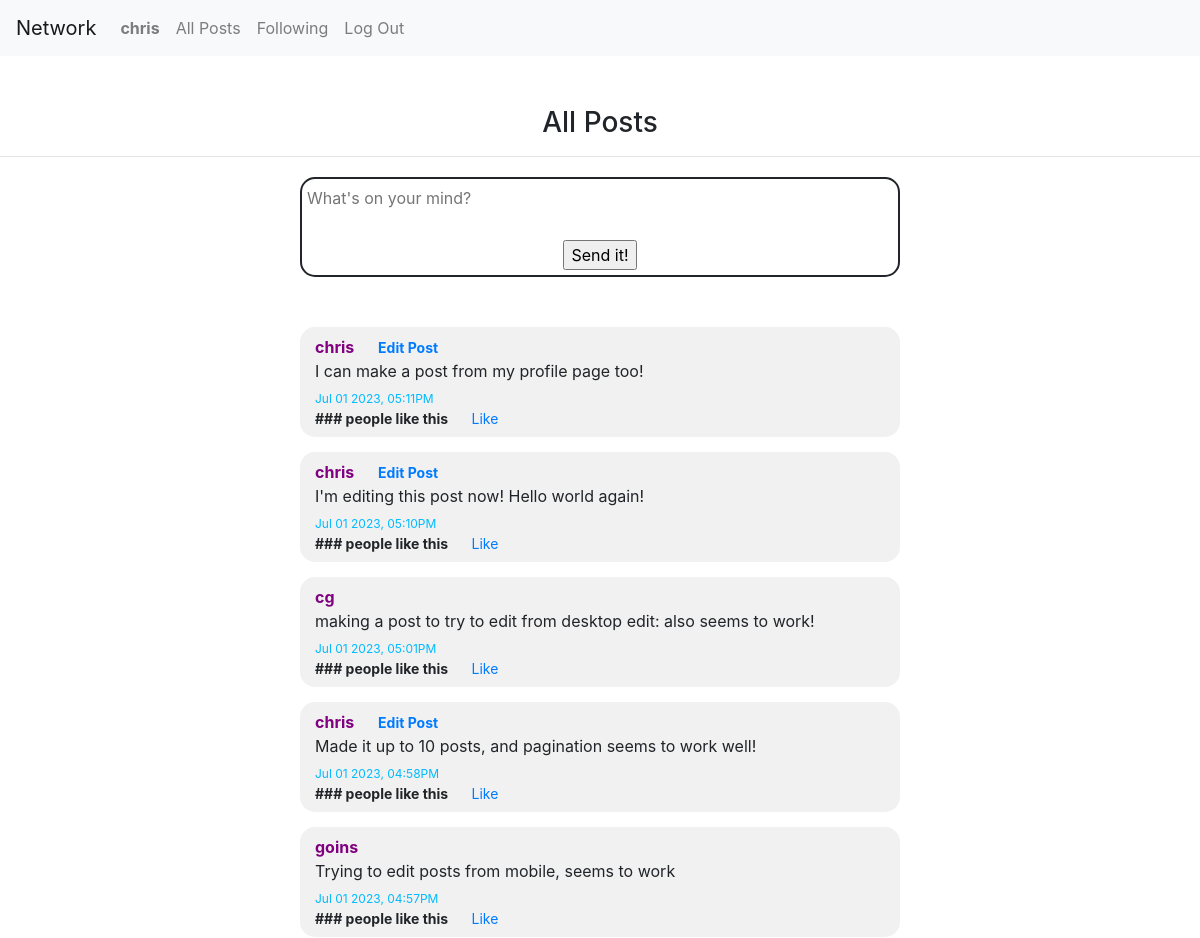
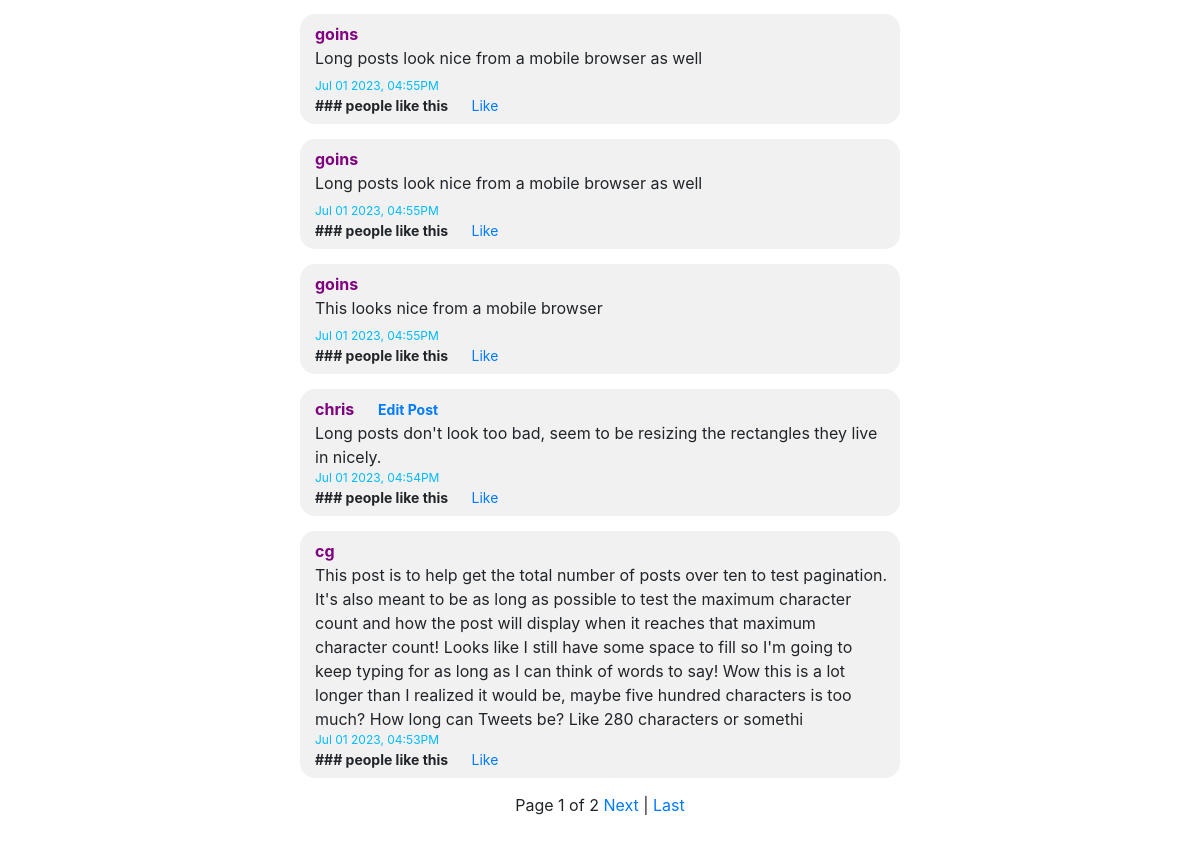
Screenshot of / (signed in) with the database file from the repository (2 pictures, top to bottom).
### network/models.py (models this page shows, shortened)
class User(AbstractUser):
    def __str__(self):
        return self.username

class Post(models.Model):
    user_id = models.ForeignKey(User, on_delete=models.CASCADE)
    post = models.TextField(max_length = 500)
    timestamp = models.CharField(max_length=24)
    fmtTime = models.CharField(max_length=24)

### network/views.py (the view)
# urls.py: path("", views.index, name="index"),
def index(request):
    if(request.method == "POST"):
        newPost = Post(user_id=request.user, post=request.POST['body'], timestamp=datetime.now(), fmtTime=datetime.now().strftime("%b %d %Y, %I:%M%p"))
        newPost.save()
    posts = Post.objects.all().order_by('-timestamp')
    paginator = Paginator(posts, 10)
    page = request.GET.get('page')
    pagedPosts = paginator.get_page(page)
    return render(request, "network/index.html", {'posts':pagedPosts})

### network/templates/network/index.html (shortened to what this page needs)
{% extends "network/layout.html" %}
{% load static %}
{% block body %}
    <div style="margin-top:50px; text-align:center">
        <h3>All Posts</h3>
        <hr>
    </div>
    {% if user.is_authenticated %}
        <div style="margin-top:20px; width:100%; height:100px;">
            <div style="border:solid; border-radius:15px; border-width:2px; width:50%; height:100px; position:relative; margin:auto; text-align:center">
                <form id="newPost" action="{% url 'index' %}" method="POST">
                    <textarea id="postBody" style="margin-top:5px; width:99%; height:50px; border:none; resize:none; outline:none;" maxlength=500 placeholder="What's on your mind?" name="body"></textarea>
                    <input type="submit" value="Send it!">
                </form>
            </div>
        </div>
    {% endif %}
    <div id="content-field" style="margin-top:50px; text-align:center">
        {% for post in posts %}
            <div class="post" id="post_{{ post.id }}">
                <div style="font-weight:bold">
                    <a href="{% url 'profile' post.user_id %}" style="color:purple">{{ post.user_id }}</a>
                    {% if user == post.user_id %}
                        <a name="edit_link" id="edit_link_{{ post.id }}" data-id="{{ post.id }}" href="#a" style="margin-left:20px; font-size:14px;">Edit Post </a>
                    {% endif %}
                </div>
                <div name="post_body" id="post_body_{{ post.id }}" data-id="{{ post.id }}" style="flex-grow:1">{{ post.post }} </div>
                <div style="color:rgb(0, 187, 255); font-size:12px;">{{ post.fmtTime }}</div>
                {% if user.is_authenticated %}
                <span style="font-size:14px">
                    <strong>
                        <span name="like_count" id="like_count_{{ post.id }}" data-id="{{ post.id }}">
                            ###
                        </span>
                         people like this
                    </strong>
                    <a name="like_link" id="like_link_{{ post.id }}" data-id="{{ post.id }}" href="#a" style="margin-left:20px">Like</a>
                </span>
                {% endif %}
            </div>
        {% endfor %}
        Page {{ posts.number }} of {{ posts.paginator.num_pages }}
        {% if posts.has_next %}
            <a href="?page={{ posts.next_page_number }}">Next</a>
            |
            <a href="?page={{ posts.paginator.num_pages }}">Last</a>
        {% endif %}
    </div>
    <br><br><br>
{% endblock %}

### network/templates/network/layout.html (shortened to what this page needs)
{% load static %}
<!DOCTYPE html>
<html lang="en">
    <head>
        <link rel="stylesheet" href="https://stackpath.bootstrapcdn.com/bootstrap/4.4.1/css/bootstrap.min.css">
        <link href="{% static 'network/styles.css' %}" rel="stylesheet">
    </head>
    <body>
        <nav class="navbar navbar-expand-lg navbar-light bg-light">
            <a class="navbar-brand" href="{% url 'index' %}">Network</a>
            <div>
              <ul class="navbar-nav mr-auto">
                {% if user.is_authenticated %}
                    <li class="nav-item">
                        <a class="nav-link" href="{% url 'profile' user.username %}"><strong>{{ user.username }}</strong></a>
                    </li>
                {% endif %}
                <li class="nav-item">
                  <a class="nav-link" href="{% url 'index' %}">All Posts</a>
                </li>
                {% if user.is_authenticated %}
                    <li class="nav-item">
                        <a class="nav-link" href="{% url 'following' %}">Following</a>
                    </li>
                    <li class="nav-item">
                        <a class="nav-link" href="{% url 'logout' %}">Log Out</a>
                    </li>
                {% endif %}
              </ul>
            </div>
          </nav>
        <div class="body">
            {% block body %}
            {% endblock %}
        </div>
    </body>
</html>

### network/static/network/styles.css (style rules this page uses)
.post { background-color:rgb(241, 241, 241); border-radius:15px; width:50%; min-height:110px; margin:auto; margin-bottom:15px; text-align:left; padding:8px; padding-left:15px; position:relative; display:flex; flex-direction:column; }

### rows the page displays
User: username "chris"
Post: user_id "chris", post "I can make a post from my profile page too!", fmtTime "Jul 01 2023, 05:11PM"
Post: user_id "chris", post "I'm editing this post now! Hello world again!", fmtTime "Jul 01 2023, 05:10PM"
Post: user_id "cg", post "making a post to try to edit from desktop edit: also seems to work!", fmtTime "Jul 01 2023, 05:01PM"
Post: user_id "chris", post "Made it up to 10 posts, and pagination seems to work well!", fmtTime "Jul 01 2023, 04:58PM"
Post: user_id "goins", post "Trying to edit posts from mobile, seems to work", fmtTime "Jul 01 2023, 04:57PM"
Post: user_id "goins", post "Long posts look nice from a mobile browser as well", fmtTime "Jul 01 2023, 04:55PM"
Post: user_id "goins", post "Long posts look nice from a mobile browser as well", fmtTime "Jul 01 2023, 04:55PM"
Post: user_id "goins", post "This looks nice from a mobile browser", fmtTime "Jul 01 2023, 04:55PM"
Post: user_id "chris", post "Long posts don't look too bad, seem to be resizing the rectangles they live in nicely.", fmtTime "Jul 01 2023, 04:54PM"
Post: user_id "cg", post "This post is to help get the total number of posts over ten to test pagination. It's also meant to be as long as possible to test the maximum character count and how the post will display when it reaches that maximum character count! Looks like I still have some space to fill so I'm going to keep typing for as long as I can think of words to say! Wow this is a lot longer than I realized it would be, maybe five hundred characters is too much? How long can Tweets be? Like 280 characters or somethi", fmtTime "Jul 01 2023, 04:53PM"

### other values shown
{{ posts.number }} "1"
{{ posts.paginator.num_pages }} "2"
